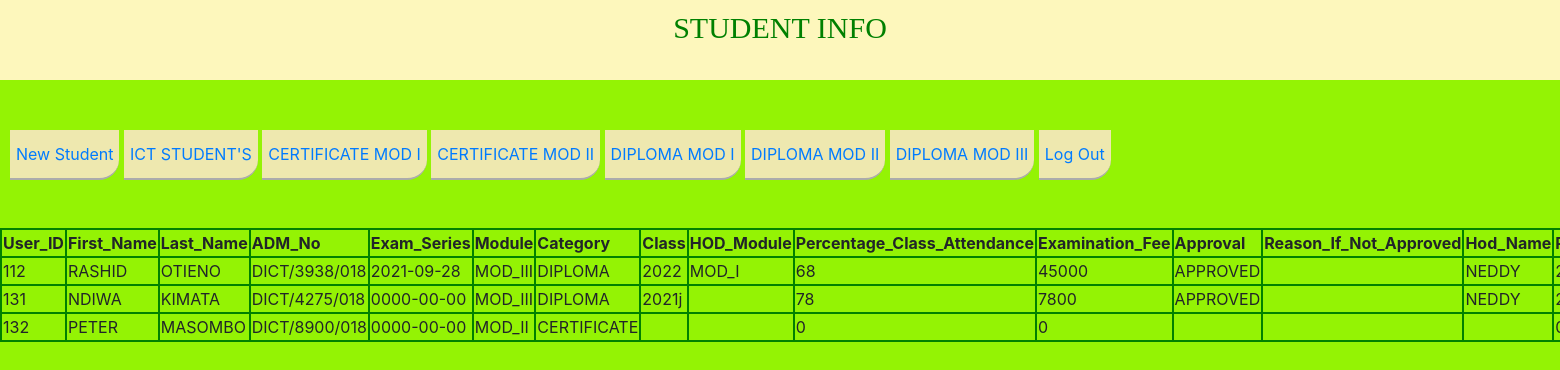
/ictstudents.php, run on the app's committed database.
### tables this page shows
CREATE TABLE `tablestudent` (
  `User_ID` int(50) NOT NULL,
  `First_Name` varchar(50) NOT NULL,
  `Middle_Name` varchar(50) NOT NULL,
  `Last_Name` varchar(50) NOT NULL,
  `ADM_No` varchar(50) NOT NULL,
  `Exam_Series` date NOT NULL,
  `Mobile_Phone` varchar(10) NOT NULL,
  `Department` varchar(50) NOT NULL,
  `Module` varchar(50) NOT NULL,
  `Diploma` varchar(50) NOT NULL,
  `ID_No` varchar(50) NOT NULL,
  `Latest_Knec_Slip` varchar(50) NOT NULL,
  `Birth_Cert_No` varchar(50) NOT NULL,
  `Class` varchar(50) NOT NULL,
  `Hod_Module` varchar(5) NOT NULL,
  `Percentage_Class_Attendance` int(3) NOT NULL,
  `Examination_Fee` int(50) NOT NULL,
  `Approved` varchar(20) NOT NULL,
  `Reason_If_Not_Approved` text NOT NULL,
  `Hod_Name` varchar(50) NOT NULL,
  `Period_Checked_By_Hod` date NOT NULL,
  `Fee_Balance` int(50) NOT NULL,
  `Exam_Fee_Paid` int(50) NOT NULL,
  `Exam_Fee_Not_Paid` int(50) NOT NULL,
  `Accountant_Name` varchar(50) NOT NULL,
  `Date_Checked_By_Accountant` date DEFAULT NULL,
  `Index_No` varchar(50) NOT NULL,
  `Photo_No` varchar(50) NOT NULL,
  `Comment_By_Principal` varchar(100) NOT NULL,
  `Signa` varchar(50) NOT NULL,
  `Date_Checked_By_Principal` text NOT NULL
);

### ictstudents.php (the view, shortened to what this page needs)
<?php
$con =mysqli_connect("localhost","root","","Kisiwa");
$query ="SELECT *FROM tablestudent where Department ='Information Communication And Technology' ;";
$result =mysqli_query($con,$query);
?>
<!DOCTYPE html>
<html lang="en">
<head>
    <link rel="stylesheet" a href="CSS/bootstrap.css">
    <link rel="stylesheet" type="text/css" href="student.css">
</head>
<body style="background-color:rgb(148, 243, 4)" >
<div class="Title">
         <p>STUDENT INFO</p>
    </div>
    <br><br>
    <nav  >
      <button><a href="student.html">New Student</a> </button>
      <button><a href="ictstudents.php">ICT STUDENT'S </a> </button>
      <button><a href="mod1ictcert.php">CERTIFICATE MOD I </a> </button>
      <button><a href="mod2ictcert.php">CERTIFICATE MOD II </a></button>
      <button><a href="mod1ictdiploma.php">DIPLOMA MOD I </a></button>
      <button><a href="mod2ictdiploma.php">DIPLOMA MOD II </a></button>
      <button><a href="mod3ictdiploma.php">DIPLOMA MOD III </a></button>
      <button><a href="login.html">Log Out</a> </button>
       </nav>
    <br><br>
                    <table >
                        <t>
                            <th>User_ID</th>
                            <th>First_Name</th>
                            <th>Last_Name</th>
                            <th>ADM_No</th>
                            <th>Exam_Series</th>
                            <th>Module</th>
                            <th>Category</th>
                            <th>Class</th>
                            <th>HOD_Module</th>
                            <th>Percentage_Class_Attendance</th>
                            <th>Examination_Fee</th>
                            <th>Approval</th>
                            <th>Reason_If_Not_Approved</th>
                            <th>Hod_Name</th>
                            <th>Period_Checked_By_Hod</th>
                        </t>
                        <?php
                           while($row=mysqli_fetch_assoc($result))
                           {
                            $userid =$row["User_ID"];
                            $firstname=$row['First_Name'];
                            $lastname=$row['Last_Name'];
                            $admno=$row['ADM_No'];
                            $examseries=$row['Exam_Series'];
                            $diploma=$row['Diploma'];
                            $module=$row['Module'];
                            $class=$row['Class'];
                            $hodmodule=$row['Hod_Module'];
                            $attendance=$row['Percentage_Class_Attendance'];
                            $examfee=$row['Examination_Fee'];
                            $approved=$row['Approved'];
                            $reason=$row['Reason_If_Not_Approved'];
                            $hodname=$row['Hod_Name'];
                            $period=$row['Period_Checked_By_Hod'];
                        ?>
                           <tr>
                                        <td><?php echo $userid; ?></td>
                                        <td><?php echo $firstname; ?></td>
                                        <td><?php echo $lastname;?></td>
                                        <td><?php echo $admno; ?></td>
                                        <td><?php echo $examseries; ?></td>
                                        <td><?php echo $diploma;?></td>
                                        <td><?php echo $module; ?></td>
                                        <td><?php echo $class;?></td>
                                        <td><?php echo $hodmodule; ?></td>
                                        <td><?php echo $attendance; ?></td>
                                        <td><?php echo $examfee;?></td>
                                        <td><?php echo $approved; ?></td>
                                        <td><?php echo $reason; ?></td>
                                        <td><?php echo $hodname;?></td>
                                        <td><?php echo $period;?></td>
                             </tr>
                        <?php
                        }
                        ?>
                    </table>
</body>
</html>

### student.css (style rules this page uses)
body { background-color: rgba(148, 243, 4,1.0); }
.Title { color:green; font-size: 30px; font-family: 'Times New Roman', Times, serif; background-color: rgb(253, 247, 188); margin-top: 0px; margin-bottom: 2px; text-align: center; height: 80px; width: auto; padding-top: 5px; padding-bottom: 5px; padding-bottom: 40px; }
button { border-top: none; border-left: none; border-right: none; background-color: rgb(238, 232, 175); border-bottom-right-radius:20px; color:rgb(0, 0, 2) ; height: 50PX; border-color: #ffffff; margin-left: auto; }
nav { margin-left: 10px; }

### ictstudents.php (style rules this page uses)
table,th,td,tr { border:2px solid green; border-collapse:collapse; }

### data on the page
tablestudent: User_ID "112", First_Name "RASHID", Last_Name "OTIENO", ADM_No "DICT/3938/018", Exam_Series "2021-09-28", Diploma "MOD_III", Module "DIPLOMA", Class "2022", Hod_Module "MOD_I", Percentage_Class_Attendance "68", Examination_Fee "45000", Approved "APPROVED", Hod_Name "NEDDY"
tablestudent: User_ID "131", First_Name "NDIWA", Last_Name "KIMATA", ADM_No "DICT/4275/018", Exam_Series "0000-00-00", Diploma "MOD_III", Module "DIPLOMA", Class "2021j", Percentage_Class_Attendance "78", Examination_Fee "7800", Approved "APPROVED", Hod_Name "NEDDY"
tablestudent: User_ID "132", First_Name "PETER", Last_Name "MASOMBO", ADM_No "DICT/8900/018", Exam_Series "0000-00-00", Diploma "MOD_II", Module "CERTIFICATE", Percentage_Class_Attendance "0", Examination_Fee "0"
